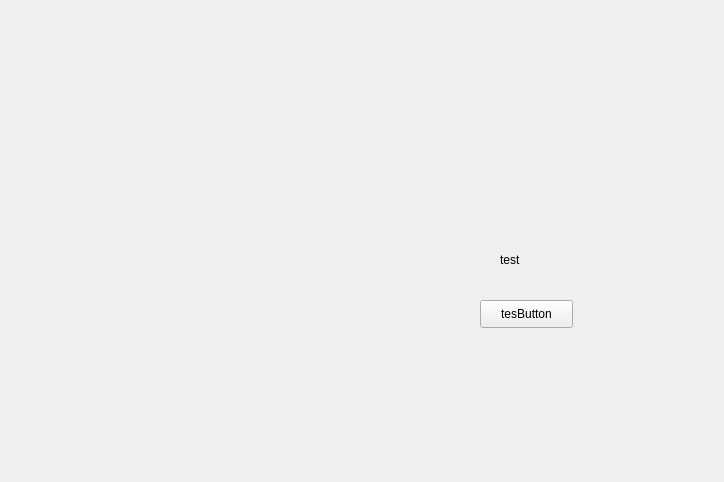
<?xml version="1.0" encoding="UTF-8"?>
<ui version="4.0">
 <class>RemoteMap</class>
 <widget class="QWidget" name="RemoteMap">
  <property name="geometry">
   <rect>
    <x>0</x>
    <y>0</y>
    <width>724</width>
    <height>482</height>
   </rect>
  </property>
  <property name="windowTitle">
   <string>Form</string>
  </property>
  <widget class="QLabel" name="label">
   <property name="geometry">
    <rect>
     <x>500</x>
     <y>250</y>
     <width>69</width>
     <height>19</height>
    </rect>
   </property>
   <property name="text">
    <string>test</string>
   </property>
  </widget>
  <widget class="QPushButton" name="pushButton">
   <property name="geometry">
    <rect>
     <x>480</x>
     <y>300</y>
     <width>93</width>
     <height>28</height>
    </rect>
   </property>
   <property name="text">
    <string>tesButton</string>
   </property>
  </widget>
 </widget>
 <resources/>
 <connections/>
</ui>
